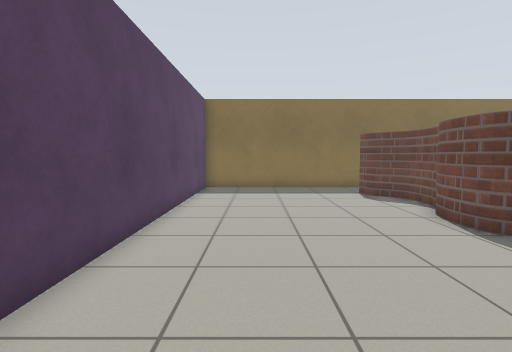
view 1 (above)

17 first-person views from a walk through a world built for the Gazebo simulator. The camera is 0.94 m above the floor, tilts 4° down and sees 80° across. The floor is counted in squares, 0.5 m on a side. Each view is taken from the middle of a square. On the plan, view 1 faces up. The plan holds only what a view shows up to about 16 squares ahead; the rest is blank.

view 2
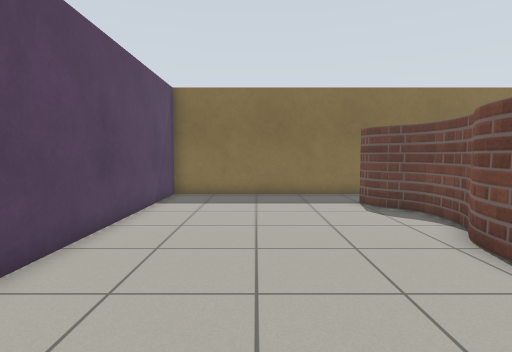

view 3
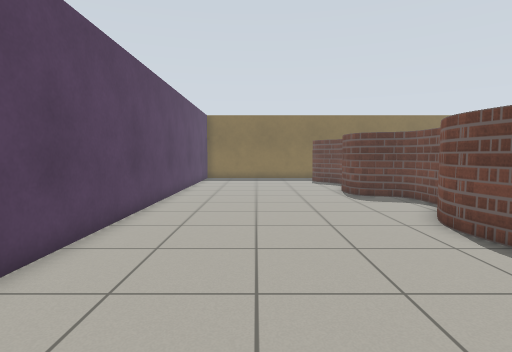

view 4
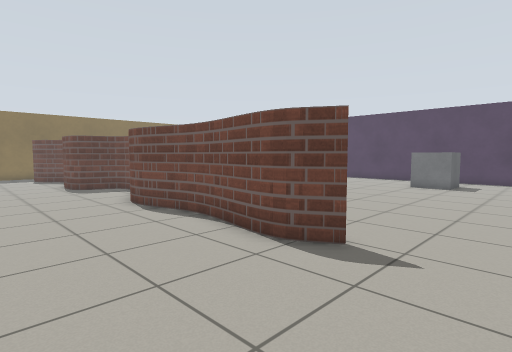

view 5
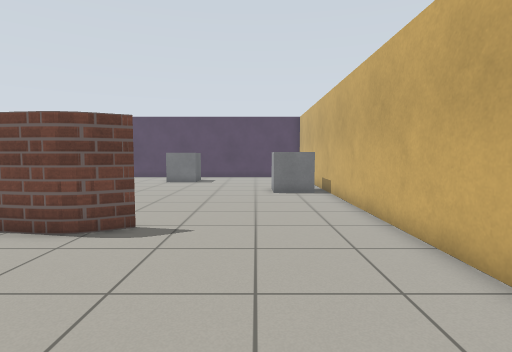

view 6
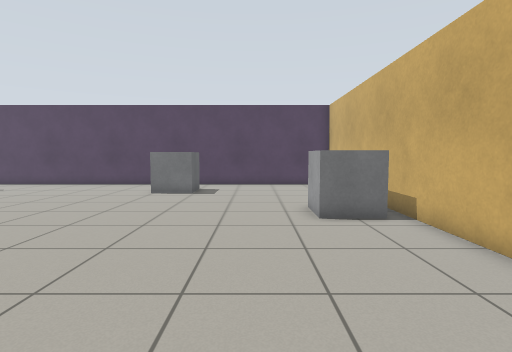

view 7
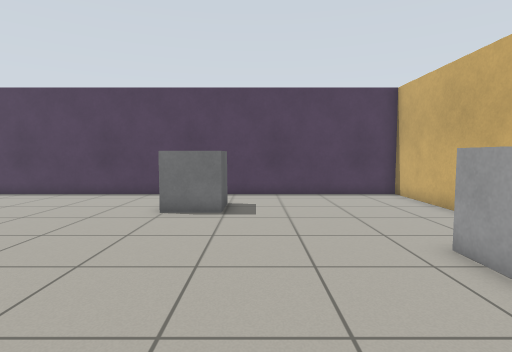

view 8
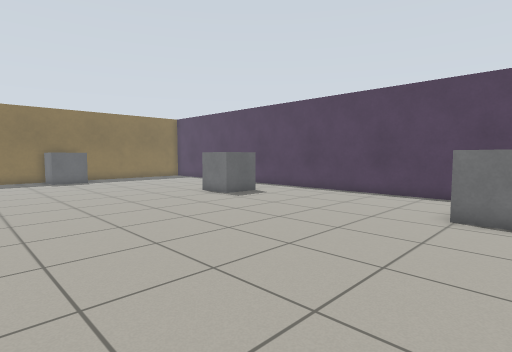

view 9
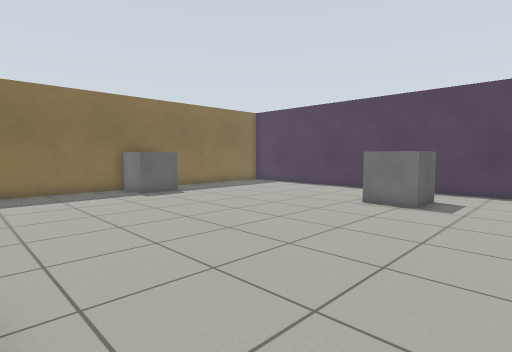

view 10
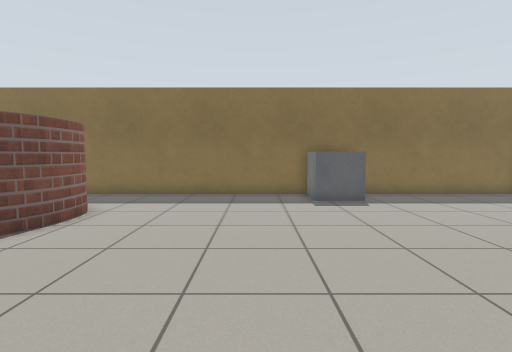

view 11
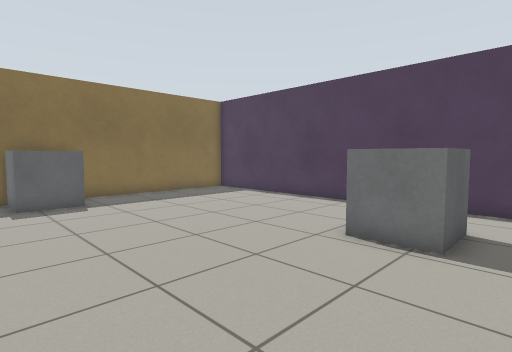

view 12
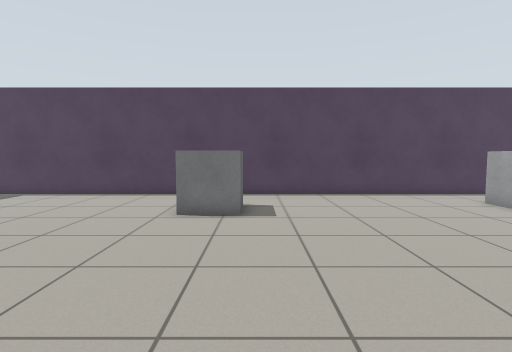

view 13
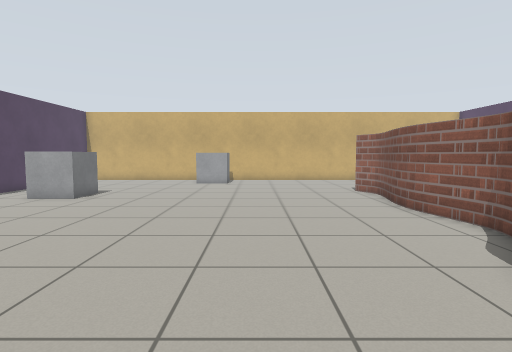

view 14
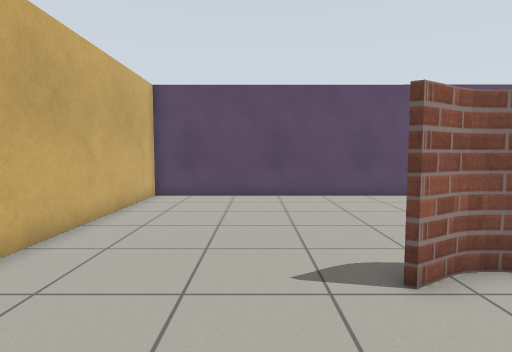

view 15
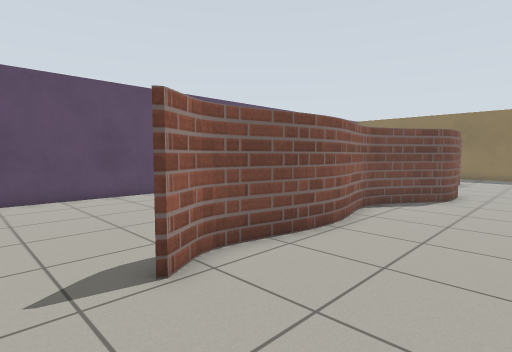

view 16
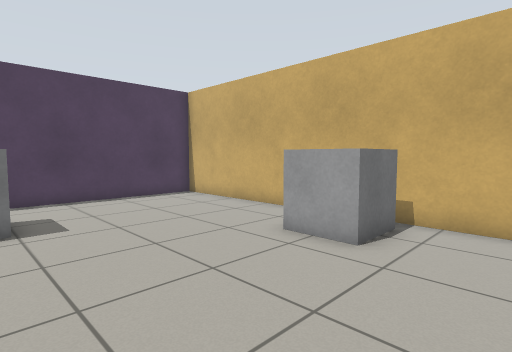

view 17
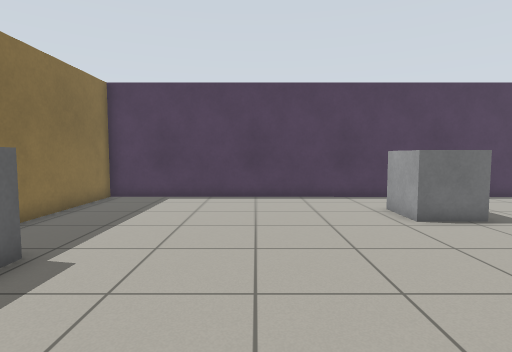

### Floor plan
Points are (right, up) in squares from view 1. A wall is a line through its corners. A room is listed if a view was taken in it or the views show most of it. See-through windows are left out.
Room 1 (views 1, 2, 3, 4, 5, 6, 7, 8, 9, 10, 11, 12, 13, 14, 15, 16, 17)
walls: (7.6, 3.5) (7.3, 3.1); (7.7, 3.7) (6.9, 2.6); (7, 2.7) (6.3, 1.5); (6.4, 1.7) (6.1, 1); (7.8, 4.5) (7.8, 5.4); (7.9, 4.6) (7.9, 4.1); (6.1, 1.2) (6.3, 1.7) (6.7, 2.5); (6, 0.8) (6.1, 1.3); (6.1, -0.1) (6, 0.4); (7.8, 5.3) (7.7, 5.8); (6.6, -2.1) (6.7, -2.9); (6.5, -2.2) (6, 0.1) (6.7, -2.2); (6.7, -2.7) (6.6, -3.9); (7.8, 5.9) (7.9, 5.4) (7.9, 4.4); (6.5, -2.9) (6.4, -2.1); (6.3, -2.8) (6.3, -3.4); (6.5, -3.4) (6.6, -2.7); (6.6, -3.7) (6.2, -6.1); (7.3, 6.4) (6, 6.9); (6.9, 6.5) (6.2, 6.7); (5.6, 7.2) (5.5, 7.6); (6.2, -6) (6.2, -6.5); (5.6, 7.6) (5.5, 8.2); (5.4, 8) (5.5, 8.6) (5.5, 9.1); (6.3, -6.9) (6.9, -7.9); (6.3, -7.2) (6.1, -6.6) (6.1, -6) (6.6, -3.2); (5.5, 9) (5.7, 9.5); (6.8, -7.9) (6.2, -6.9) (6.1, -6.4); (5.6, 9.3) (6.2, 10.8); (5.7, 9.6) (6.3, 10.6) (6.5, 11.1); (6.6, 11) (6.4, 10.5) (6.1, 9.8); (6.4, 11) (6.5, 11.5); (6.5, 11.3) (6.5, 11.8) (6.5, 12.4); (6.6, 11.4) (6.6, 10.9); (6.6, 12) (6.6, 11.3); (6.5, 12.9) (6.6, 12.4) (6.6, 11.8); (6.2, 13.1) (5.4, 13.9); (6, 13.3) (5.6, 13.7); (5.1, 14.4) (5, 14.9); (24.5, -14.6) (24.5, 17.5) (-2.9, 17.5) (-2.9, -14.6) (24.5, -14.6)
objects: grey box (14, -14) to (16, -12); grey box (15, 15) to (16, 17); grey box (20, -7) to (22, -5); grey box (20, 5) to (21, 6)

Positions as (right, up) in squares from view 1, and headings:
1: (0, 0), facing up
2: (1, 3), facing up
3: (1, -7), facing up
4: (1, -11), facing up-right
5: (-1, -11), facing right
6: (5, -10), facing right
7: (10, -8), facing right
8: (10, -7), facing up-right
9: (8, 1), facing up-right
10: (12, 3), facing up
11: (13, 3), facing up-right
12: (10, 4), facing right
13: (12, 8), facing down
14: (11, -10), facing left
15: (11, -10), facing up-left
16: (11, -6), facing down-right
17: (11, 11), facing right
